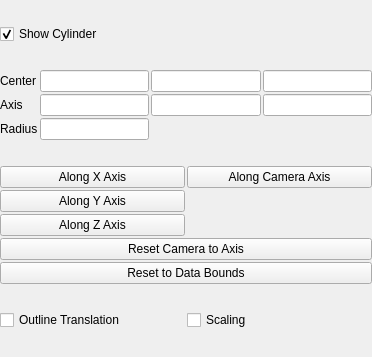
<?xml version="1.0" encoding="UTF-8"?>
<ui version="4.0">
 <class>CylinderPropertyWidget</class>
 <widget class="QWidget" name="CylinderPropertyWidget">
  <property name="geometry">
   <rect>
    <x>0</x>
    <y>0</y>
    <width>372</width>
    <height>357</height>
   </rect>
  </property>
  <property name="windowTitle">
   <string>Form</string>
  </property>
  <layout class="QGridLayout" name="layout1">
   <property name="margin">
    <number>0</number>
   </property>
   <property name="spacing">
    <number>2</number>
   </property>
   <item row="0" column="0" colspan="2">
    <widget class="QCheckBox" name="show3DWidget">
     <property name="toolTip">
      <string>Enable/disable showing the interactive cylinder widget in the 3d render view.</string>
     </property>
     <property name="text">
      <string>Show Cylinder</string>
     </property>
     <property name="checked">
      <bool>true</bool>
     </property>
    </widget>
   </item>
   <item row="7" column="0" colspan="2">
    <layout class="QGridLayout" name="gridLayout1">
     <property name="spacing">
      <number>2</number>
     </property>
     <item row="0" column="0">
      <widget class="QCheckBox" name="outlineTranslation">
       <property name="toolTip">
        <string>Enable/disable the ability to translate the bounding box by moving it with the mouse.</string>
       </property>
       <property name="text">
        <string>Outline Translation</string>
       </property>
      </widget>
     </item>
     <item row="0" column="1">
      <widget class="QCheckBox" name="scaling">
       <property name="toolTip">
        <string>Enable/disable the ability to scale the widget with the mouse.</string>
       </property>
       <property name="text">
        <string>Scaling</string>
       </property>
      </widget>
     </item>
    </layout>
   </item>
   <item row="5" column="0" colspan="2">
    <layout class="QGridLayout" name="gridLayout2">
     <property name="spacing">
      <number>2</number>
     </property>
     <item row="0" column="2">
      <widget class="pqDoubleLineEdit" name="centerY"/>
     </item>
     <item row="2" column="0">
      <widget class="QLabel" name="radiusLabel">
       <property name="text">
        <string>Radius</string>
       </property>
      </widget>
     </item>
     <item row="1" column="2">
      <widget class="pqDoubleLineEdit" name="axisY"/>
     </item>
     <item row="1" column="0">
      <widget class="QLabel" name="axisLabel">
       <property name="text">
        <string>Axis</string>
       </property>
      </widget>
     </item>
     <item row="1" column="1">
      <widget class="pqDoubleLineEdit" name="axisX"/>
     </item>
     <item row="2" column="1">
      <widget class="pqDoubleLineEdit" name="radius"/>
     </item>
     <item row="1" column="3">
      <widget class="pqDoubleLineEdit" name="axisZ">
       <property name="text">
        <string/>
       </property>
      </widget>
     </item>
     <item row="0" column="0">
      <widget class="QLabel" name="centerLabel">
       <property name="text">
        <string>Center</string>
       </property>
      </widget>
     </item>
     <item row="0" column="1">
      <widget class="pqDoubleLineEdit" name="centerX"/>
     </item>
     <item row="0" column="3">
      <widget class="pqDoubleLineEdit" name="centerZ"/>
     </item>
    </layout>
   </item>
   <item row="6" column="0" colspan="2">
    <layout class="QGridLayout" name="gridLayout3">
     <item row="0" column="0">
      <widget class="QPushButton" name="useXAxis">
       <property name="toolTip">
        <string>Use the X-axis as the cylinder's axis.</string>
       </property>
       <property name="text">
        <string>Along X Axis</string>
       </property>
      </widget>
     </item>
     <item row="1" column="0">
      <widget class="QPushButton" name="useYAxis">
       <property name="toolTip">
        <string>Use the Y-axis as the cylinder's axis.</string>
       </property>
       <property name="text">
        <string>Along Y Axis</string>
       </property>
      </widget>
     </item>
     <item row="2" column="0">
      <widget class="QPushButton" name="useZAxis">
       <property name="toolTip">
        <string>Use the Z-axis as the cylinder's axis.</string>
       </property>
       <property name="text">
        <string>Along Z Axis</string>
       </property>
      </widget>
     </item>
     <item row="0" column="1">
      <widget class="QPushButton" name="useCameraAxis">
       <property name="toolTip">
        <string>Use the camera's view direction as the axis of the cylinder.</string>
       </property>
       <property name="text">
        <string>Along Camera Axis</string>
       </property>
      </widget>
     </item>
     <item row="3" column="0" colspan="2">
      <widget class="QPushButton" name="resetCameraToAxis">
       <property name="toolTip">
        <string>Reset the camera to look along the cylinder's axis.</string>
       </property>
       <property name="text">
        <string>Reset Camera to Axis</string>
       </property>
      </widget>
     </item>
     <item row="4" column="0" colspan="2">
      <widget class="QPushButton" name="resetBounds">
       <property name="toolTip">
        <string>Reset the cylinder's properties based on the data bounds.</string>
       </property>
       <property name="text">
        <string>Reset to Data Bounds</string>
       </property>
      </widget>
     </item>
    </layout>
   </item>
  </layout>
 </widget>
 <customwidgets>
  <customwidget>
   <class>pqDoubleLineEdit</class>
   <extends>QLineEdit</extends>
   <header>pqDoubleLineEdit.h</header>
  </customwidget>
 </customwidgets>
 <tabstops>
  <tabstop>show3DWidget</tabstop>
  <tabstop>centerX</tabstop>
  <tabstop>centerY</tabstop>
  <tabstop>centerZ</tabstop>
  <tabstop>axisX</tabstop>
  <tabstop>axisY</tabstop>
  <tabstop>axisZ</tabstop>
  <tabstop>radius</tabstop>
  <tabstop>outlineTranslation</tabstop>
  <tabstop>scaling</tabstop>
 </tabstops>
 <resources/>
 <connections/>
</ui>
